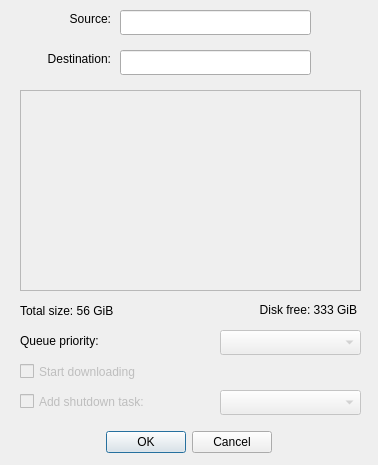
<?xml version="1.0" encoding="UTF-8"?>
<ui version="4.0">
 <class>NewTorrentDialog</class>
 <widget class="QDialog" name="NewTorrentDialog">
  <property name="geometry">
   <rect>
    <x>0</x>
    <y>0</y>
    <width>378</width>
    <height>465</height>
   </rect>
  </property>
  <property name="windowTitle">
   <string>New torrent</string>
  </property>
  <widget class="QLabel" name="label">
   <property name="geometry">
    <rect>
     <x>20</x>
     <y>10</y>
     <width>91</width>
     <height>17</height>
    </rect>
   </property>
   <property name="text">
    <string>Source:</string>
   </property>
   <property name="alignment">
    <set>Qt::AlignRight|Qt::AlignTrailing|Qt::AlignVCenter</set>
   </property>
  </widget>
  <widget class="QLabel" name="label_2">
   <property name="geometry">
    <rect>
     <x>20</x>
     <y>50</y>
     <width>91</width>
     <height>17</height>
    </rect>
   </property>
   <property name="text">
    <string>Destination:</string>
   </property>
   <property name="alignment">
    <set>Qt::AlignRight|Qt::AlignTrailing|Qt::AlignVCenter</set>
   </property>
  </widget>
  <widget class="QLineEdit" name="le_source">
   <property name="geometry">
    <rect>
     <x>120</x>
     <y>10</y>
     <width>191</width>
     <height>25</height>
    </rect>
   </property>
  </widget>
  <widget class="QLineEdit" name="le_dest">
   <property name="geometry">
    <rect>
     <x>120</x>
     <y>50</y>
     <width>191</width>
     <height>25</height>
    </rect>
   </property>
   <property name="text">
    <string/>
   </property>
  </widget>
  <widget class="QPushButton" name="btn_browse_src">
   <property name="geometry">
    <rect>
     <x>320</x>
     <y>10</y>
     <width>41</width>
     <height>25</height>
    </rect>
   </property>
   <property name="text">
    <string/>
   </property>
   <property name="icon">
    <iconset resource="resources.qrc">
     <normaloff>:/res/svg/open.svg</normaloff>:/res/svg/open.svg</iconset>
   </property>
   <property name="flat">
    <bool>true</bool>
   </property>
  </widget>
  <widget class="QPushButton" name="btn_browse_dest">
   <property name="geometry">
    <rect>
     <x>320</x>
     <y>50</y>
     <width>41</width>
     <height>25</height>
    </rect>
   </property>
   <property name="text">
    <string/>
   </property>
   <property name="icon">
    <iconset resource="resources.qrc">
     <normaloff>:/res/svg/open.svg</normaloff>:/res/svg/open.svg</iconset>
   </property>
   <property name="flat">
    <bool>true</bool>
   </property>
  </widget>
  <widget class="QTableView" name="tableView">
   <property name="enabled">
    <bool>false</bool>
   </property>
   <property name="geometry">
    <rect>
     <x>20</x>
     <y>90</y>
     <width>341</width>
     <height>201</height>
    </rect>
   </property>
   <property name="dragDropOverwriteMode">
    <bool>false</bool>
   </property>
  </widget>
  <widget class="QLabel" name="label_totalsize">
   <property name="geometry">
    <rect>
     <x>20</x>
     <y>300</y>
     <width>161</width>
     <height>21</height>
    </rect>
   </property>
   <property name="text">
    <string>Total size: 56 GiB</string>
   </property>
  </widget>
  <widget class="QLabel" name="label_diskfree">
   <property name="geometry">
    <rect>
     <x>186</x>
     <y>300</y>
     <width>171</width>
     <height>20</height>
    </rect>
   </property>
   <property name="text">
    <string>Disk free: 333 GiB</string>
   </property>
   <property name="alignment">
    <set>Qt::AlignRight|Qt::AlignTrailing|Qt::AlignVCenter</set>
   </property>
  </widget>
  <widget class="QLabel" name="label_3">
   <property name="geometry">
    <rect>
     <x>20</x>
     <y>330</y>
     <width>111</width>
     <height>21</height>
    </rect>
   </property>
   <property name="text">
    <string>Queue priority:</string>
   </property>
  </widget>
  <widget class="QComboBox" name="cb_priority">
   <property name="enabled">
    <bool>false</bool>
   </property>
   <property name="geometry">
    <rect>
     <x>220</x>
     <y>330</y>
     <width>141</width>
     <height>25</height>
    </rect>
   </property>
  </widget>
  <widget class="QCheckBox" name="cb_imm_start">
   <property name="enabled">
    <bool>false</bool>
   </property>
   <property name="geometry">
    <rect>
     <x>20</x>
     <y>360</y>
     <width>171</width>
     <height>23</height>
    </rect>
   </property>
   <property name="text">
    <string>Start downloading</string>
   </property>
  </widget>
  <widget class="QCheckBox" name="checkBox_2">
   <property name="enabled">
    <bool>false</bool>
   </property>
   <property name="geometry">
    <rect>
     <x>20</x>
     <y>390</y>
     <width>171</width>
     <height>23</height>
    </rect>
   </property>
   <property name="text">
    <string>Add shutdown task:</string>
   </property>
  </widget>
  <widget class="QComboBox" name="cb_shutdown">
   <property name="enabled">
    <bool>false</bool>
   </property>
   <property name="geometry">
    <rect>
     <x>220</x>
     <y>390</y>
     <width>141</width>
     <height>25</height>
    </rect>
   </property>
  </widget>
  <widget class="QDialogButtonBox" name="buttonBox">
   <property name="geometry">
    <rect>
     <x>18</x>
     <y>430</y>
     <width>341</width>
     <height>25</height>
    </rect>
   </property>
   <property name="orientation">
    <enum>Qt::Horizontal</enum>
   </property>
   <property name="standardButtons">
    <set>QDialogButtonBox::Cancel|QDialogButtonBox::Ok</set>
   </property>
   <property name="centerButtons">
    <bool>true</bool>
   </property>
  </widget>
 </widget>
 <resources>
  <include location="resources.qrc"/>
 </resources>
 <connections/>
</ui>
